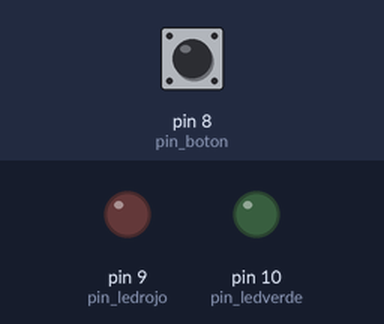
The sketch below on a simulated Arduino Uno, built with avr-gcc and run on an emulated ATmega328P. Shown: output pins drawn as LEDs (lit = HIGH). The inputs (shaded band) are chosen by the test bench; at power-on: pin 8 (pin_boton) HIGH.

Above: at 1.2 s.
1.3 s: pin 8 (pin_boton) pulled LOW for 0.15 s
At 2.2 s:
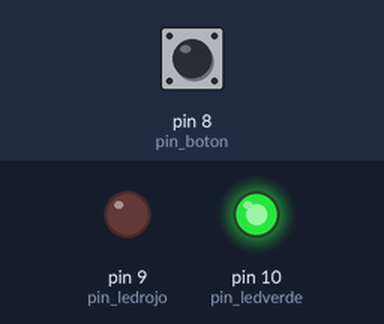
4.4 s: pin 8 (pin_boton) pulled LOW for 1 s
At 6.9 s:
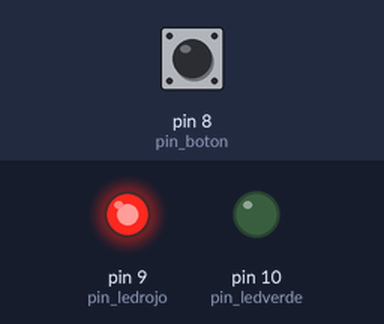
8.4 s: pin 8 (pin_boton) pulled LOW for 3.2 s
At 8.8 s:
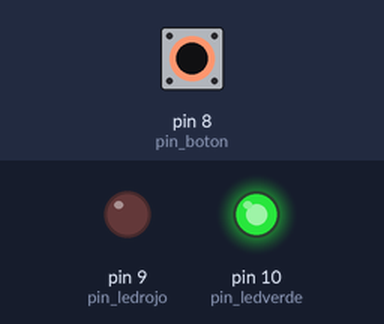
Timing chart, 0 to 15.9 s (numbered marks = the images above; inputs shaded):
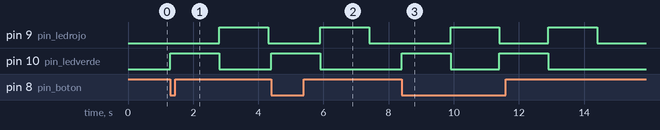

Measured:
- after the input at 1.3 s, pin 9 (pin_ledrojo): LOW → HIGH after 1.5 s, → LOW 1.5 s later; pin 10 (pin_ledverde): LOW → HIGH at once, → LOW 1.5 s later
- after the input at 4.4 s, pin 9 (pin_ledrojo): LOW → HIGH after 1.5 s, → LOW 1.5 s later; pin 10 (pin_ledverde): LOW → HIGH at once, → LOW 1.5 s later
- after the input at 8.4 s, pin 9 (pin_ledrojo): alternates HIGH for 1.5 s and LOW for 1.5 s, 4 changes in all, then stays LOW, starting after 1.5 s; pin 10 (pin_ledverde): alternates HIGH for 1.5 s and LOW for 1.5 s, 4 changes in all, then stays LOW, starting at once

The sketch:

Leccion2.BotonEntradaDigital.ino
```cpp
/*
Curso: Desarrollo de Prototipos para IoT
Autor: Carlos Ramirez (carloslrm@gmail.com)
Septiembre - 2017
===========================================

Leccion # 2 . Boton pulsador y LEDs
*/


//En este espacio podemos inicializar variables
int pin_boton = 8;
int pin_ledrojo = 9;
int pin_ledverde = 10;

// La rutina setup se ejecuta cuando encendemos el Arduino,
// o presionamos el boton de reset:
void setup() {
  // inicializa el pin del boton como ENTRADA con resistencia Pull-up interna
  pinMode(pin_boton, INPUT_PULLUP);
  // inicializa los pines para LED como SALIDAS
  pinMode(pin_ledrojo, OUTPUT);
  pinMode(pin_ledverde, OUTPUT);
}

//La rutina loop se ejecuta una y otra vez, de forma infinita:
void loop() {

  if (digitalRead(pin_boton) == LOW) //si esta presionado el pulsador, la entrada se lee como LOW
  {
  iniciar();  // ejecuta el codigo dentro de la funcion
  }
  if (digitalRead(pin_boton) == HIGH)  //si NO esta presionado el pulsador, la entrada se lee como HIGH
  {
  apagar(); // ejecuta el codigo dentro de la funcion
  }

}

//funcion iniciar
void iniciar(){
  digitalWrite(pin_ledverde, HIGH);
  digitalWrite(pin_ledrojo,LOW);
  delay(1500);
  digitalWrite(pin_ledverde,LOW);
  digitalWrite(pin_ledrojo, HIGH);
  delay(1500);
}

//funcion apagar
void apagar(){
  digitalWrite(pin_ledverde, LOW);
  digitalWrite(pin_ledrojo,LOW);
}
```
